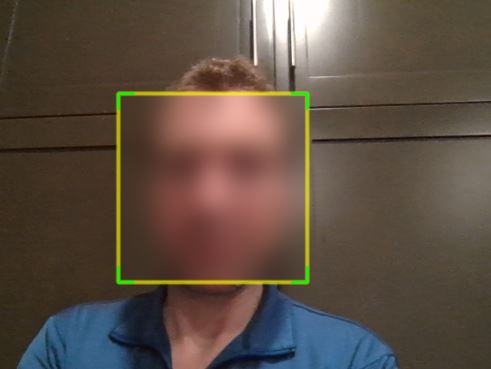
#> input picture img/Capture1.JPG, 491 x 369 px, given in place of the camera
$ python face_detection_effects.py
#> lines starting #> are read from the running program, lines starting #| are printed output that depends on the picture; after the words box and inside, x2 and y2 are one past the last pixel; in counts of white or black regions, pixels touching at a corner belong together
# Import required libraries
import cv2               # OpenCV for image/video processing
import numpy as np       # NumPy for math and animations
import time              # For animation timing

# === Function: Blur Face Region ===
def blur_face(img, x, y, w, h, ksize=(101, 101)):
    """
    Blurs a rectangular region (the face) within the image.
    ksize defines how strong the blur is — higher means more blur.
    """
    face_region = img[y:y+h, x:x+w]                        # Crop face area from image
    blurred_face = cv2.GaussianBlur(face_region, ksize, 0)  # Apply strong Gaussian blur
    img[y:y+h, x:x+w] = blurred_face                       # Replace original face with blurred version

# === Function: Glow Border Effect ===
def draw_glow_border(img, x, y, w, h, base_color=(0, 255, 255), max_alpha=0.3, layers=5):
    """
    Draws a glowing effect around the detected face using semi-transparent rectangles.
    """
    overlay = img.copy()                    # Create a copy of the frame for drawing glow
    alpha_step = max_alpha / layers         # Gradually reduce transparency with each layer
    thickness_step = 8 // layers            # Thickness increases per layer

    for i in range(layers):
        thickness = 2 + i * thickness_step  # Layer thickness
        color = tuple(int(c) for c in base_color)  # Convert color to BGR
        # Draw glow rectangle
        cv2.rectangle(overlay, (x, y), (x + w, y + h), color, thickness)
        alpha = alpha_step * (layers - i)   # Layer alpha fades out
        # Blend the overlay with the original image
        cv2.addWeighted(overlay, alpha, img, 1 - alpha, 0, img)

# === Function: Animated Corner Lines ===
def draw_animated_corners(img, x, y, w, h, progress, color=(0, 255, 0), thickness=2, max_len=30):
    """
    Draws animated pulsing corner lines around the face.
    Progress controls the animation (value between 0 and 1).
    """
    length = int(progress * max_len)  # Calculate current line length based on animation

    # Top-left corner
    cv2.line(img, (x, y), (x + length, y), color, thickness)
    cv2.line(img, (x, y), (x, y + length), color, thickness)

    # Top-right corner
    cv2.line(img, (x + w, y), (x + w - length, y), color, thickness)
    cv2.line(img, (x + w, y), (x + w, y + length), color, thickness)

    # Bottom-left corner
    cv2.line(img, (x, y + h), (x + length, y + h), color, thickness)
    cv2.line(img, (x, y + h), (x, y + h - length), color, thickness)

    # Bottom-right corner
    cv2.line(img, (x + w, y + h), (x + w - length, y + h), color, thickness)
    cv2.line(img, (x + w, y + h), (x + w, y + h - length), color, thickness)

# === Load Haar Cascade for Face Detection ===
face_cascade = cv2.CascadeClassifier(cv2.data.haarcascades + 'haarcascade_frontalface_default.xml')

# Open the webcam
cap = cv2.VideoCapture(0)

# Store initial time for animations
start_time = time.time()

# === Main Loop ===
while True:
    ret, frame = cap.read()  # Read a frame from the webcam
#> frame is the input picture: shape (369, 491, 3); mean B, G, R 67.8, 78.8, 93.3
    if not ret:
        break                # Stop if there's an issue with the webcam

    # Convert frame to grayscale (face detection works on grayscale)
    gray = cv2.cvtColor(frame, cv2.COLOR_BGR2GRAY)
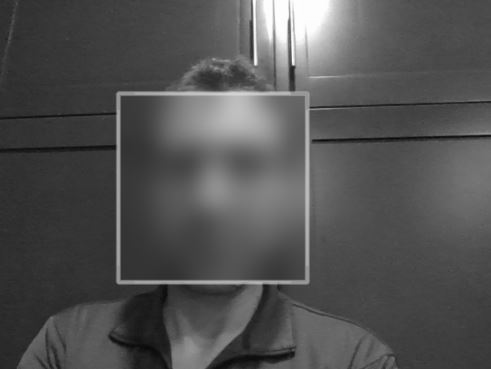
#> gray: shape (369, 491); min 9, max 255, mean 81.9

    # Detect faces in the frame
    faces = face_cascade.detectMultiScale(gray, scaleFactor=1.1, minNeighbors=5)
#> faces = [[133, 108, 165, 165]]

    # Calculate animation progress using sine wave (pulsing effect)
    t = time.time() - start_time
    pulse = (np.sin(t * 2) + 1) / 2  # Value between 0 and 1

    # Loop through all detected faces
    for (x, y, w, h) in faces:
        blur_face(frame, x, y, w, h)                          # Step 1: Blur the face
        draw_glow_border(frame, x, y, w, h)                   # Step 2: Draw glow border
        draw_animated_corners(frame, x, y, w, h, pulse)       # Step 3: Add animated corners
#> this loop made 1 pass
#> (x, y, w, h, alpha_step in draw_glow_border, thickness_step in draw_glow_border, length in draw_animated_corners) on pass 1: (133, 108, 165, 165, 0.06, 1, 18)
#> pass 1, in blur_face, `face_region = img[y:y+h, x:x+w]`:
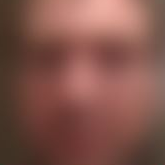
#> face_region: shape (165, 165, 3); mean B, G, R 75, 84.5, 129.7
#> pass 1, in blur_face, `blurred_face = cv2.GaussianBlur(face_region, ksize, 0)`:
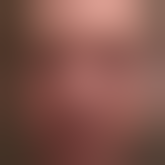
#> blurred_face: shape (165, 165, 3); mean B, G, R 75, 84.5, 129.8
#> after the loop:
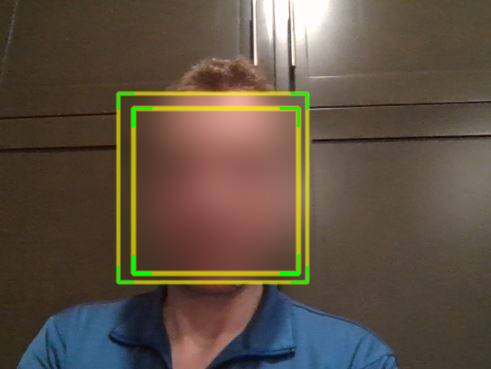
#> frame: shape (369, 491, 3); 16.27% of pixels changed, all inside (x1, y1, x2, y2) = (130, 105, 302, 277)

    # Show the processed video frame
    cv2.imshow("🕶️ Face Blur + Glow + Animation", frame)

    # Press 'q' to exit the loop
    if cv2.waitKey(1) & 0xFF == ord('q'):
#> (key q is pressed here)
        break

# === Cleanup ===
cap.release()              # Release the webcam
cv2.destroyAllWindows()    # Close all OpenCV windows
